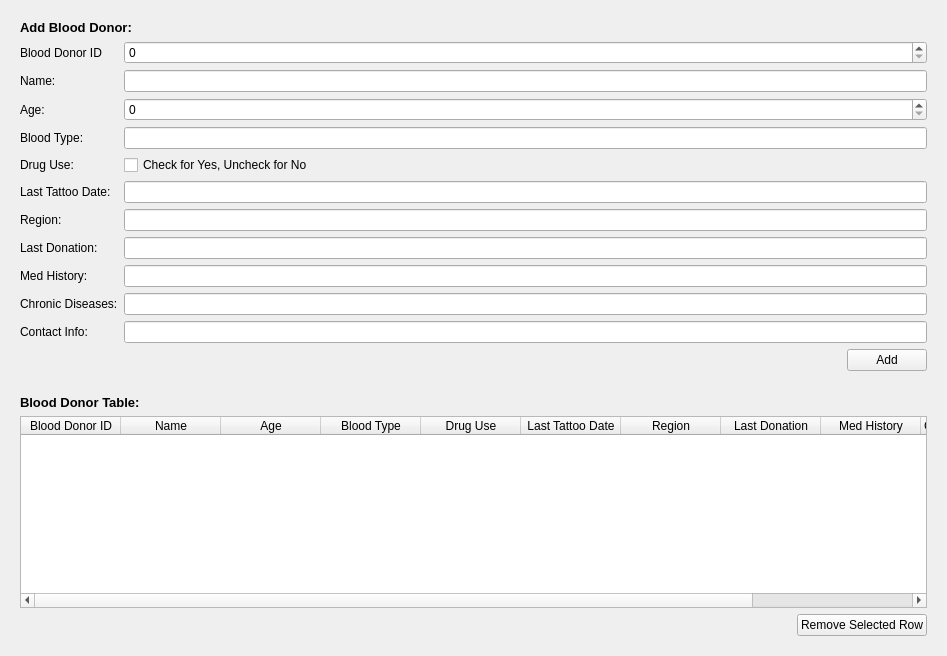
          <widget class="QWidget" name="blood_donor_tab">
           <attribute name="title">
            <string>Blood Donor</string>
           </attribute>
           <layout class="QGridLayout" name="gridLayout_38">
            <item row="0" column="0">
             <widget class="QWidget" name="add_blood_donor_widget" native="true">
              <layout class="QGridLayout" name="gridLayout_36">
               <item row="1" column="1">
                <widget class="QSpinBox" name="blood_donor_id_spin_box">
                 <property name="maximum">
                  <number>2147483647</number>
                 </property>
                </widget>
               </item>
               <item row="0" column="0" colspan="2">
                <widget class="QLabel" name="add_blood_donor_lbl">
                 <property name="font">
                  <font>
                   <pointsize>10</pointsize>
                   <weight>75</weight>
                   <bold>true</bold>
                  </font>
                 </property>
                 <property name="text">
                  <string>Add Blood Donor:</string>
                 </property>
                </widget>
               </item>
               <item row="12" column="1">
                <widget class="QWidget" name="widget_5" native="true">
                 <layout class="QGridLayout" name="gridLayout_37">
                  <property name="leftMargin">
                   <number>0</number>
                  </property>
                  <property name="topMargin">
                   <number>0</number>
                  </property>
                  <property name="rightMargin">
                   <number>0</number>
                  </property>
                  <property name="bottomMargin">
                   <number>0</number>
                  </property>
                  <item row="0" column="1">
                   <widget class="QPushButton" name="add_blood_donor_push_btn">
                    <property name="text">
                     <string>Add</string>
                    </property>
                   </widget>
                  </item>
                  <item row="0" column="0">
                   <spacer name="horizontalSpacer_10">
                    <property name="orientation">
                     <enum>Qt::Horizontal</enum>
                    </property>
                    <property name="sizeHint" stdset="0">
                     <size>
                      <width>40</width>
                      <height>20</height>
                     </size>
                    </property>
                   </spacer>
                  </item>
                 </layout>
                </widget>
               </item>
               <item row="7" column="1">
                <widget class="QLineEdit" name="blood_donor_region_line_edit"/>
               </item>
               <item row="9" column="1">
                <widget class="QLineEdit" name="blood_donor_med_history_line_edit"/>
               </item>
               <item row="6" column="1">
                <widget class="QLineEdit" name="blood_donor_last_tattoo_date_line_edit"/>
               </item>
               <item row="3" column="0">
                <widget class="QLabel" name="blood_donor_age_lbl">
                 <property name="text">
                  <string>Age:</string>
                 </property>
                </widget>
               </item>
               <item row="10" column="1">
                <widget class="QLineEdit" name="blood_donor_chronic_diseases_line_edit"/>
               </item>
               <item row="5" column="0">
                <widget class="QLabel" name="blood_donor_drug_use_lbl">
                 <property name="text">
                  <string>Drug Use:</string>
                 </property>
                </widget>
               </item>
               <item row="8" column="0">
                <widget class="QLabel" name="blood_donor_last_donation_lbl">
                 <property name="text">
                  <string>Last Donation:</string>
                 </property>
                </widget>
               </item>
               <item row="2" column="0">
                <widget class="QLabel" name="blood_donor_name_lbl">
                 <property name="text">
                  <string>Name:</string>
                 </property>
                </widget>
               </item>
               <item row="3" column="1">
                <widget class="QSpinBox" name="blood_donor_age_spin_box">
                 <property name="maximum">
                  <number>2147483647</number>
                 </property>
                </widget>
               </item>
               <item row="4" column="1">
                <widget class="QLineEdit" name="blood_donor_blood_type_line_edit"/>
               </item>
               <item row="1" column="0">
                <widget class="QLabel" name="blood_donor_id_lbl">
                 <property name="text">
                  <string>Blood Donor ID</string>
                 </property>
                </widget>
               </item>
               <item row="8" column="1">
                <widget class="QLineEdit" name="blood_donor_last_donation_line_edit"/>
               </item>
               <item row="7" column="0">
                <widget class="QLabel" name="blood_donor_region_lbl">
                 <property name="text">
                  <string>Region:</string>
                 </property>
                </widget>
               </item>
               <item row="4" column="0">
                <widget class="QLabel" name="blood_donor_blood_type_lbl">
                 <property name="text">
                  <string>Blood Type:</string>
                 </property>
                </widget>
               </item>
               <item row="2" column="1">
                <widget class="QLineEdit" name="blood_donor_name_line_edit"/>
               </item>
               <item row="10" column="0">
                <widget class="QLabel" name="blood_donor_chronic_diseases_lbl">
                 <property name="text">
                  <string>Chronic Diseases:</string>
                 </property>
                </widget>
               </item>
               <item row="6" column="0">
                <widget class="QLabel" name="blood_donor_last_tattoo_date_lbl">
                 <property name="text">
                  <string>Last Tattoo Date:</string>
                 </property>
                </widget>
               </item>
               <item row="5" column="1">
                <widget class="QCheckBox" name="blood_donor_drug_use_check_box">
                 <property name="text">
                  <string>Check for Yes, Uncheck for No</string>
                 </property>
                </widget>
               </item>
               <item row="9" column="0">
                <widget class="QLabel" name="blood_donor_med_history_lbl">
                 <property name="text">
                  <string>Med History:</string>
                 </property>
                </widget>
               </item>
               <item row="11" column="0">
                <widget class="QLabel" name="blood_donor_contact_info_lbl">
                 <property name="text">
                  <string>Contact Info:</string>
                 </property>
                </widget>
               </item>
               <item row="11" column="1">
                <widget class="QLineEdit" name="blood_donor_contact_info_line_edit"/>
               </item>
              </layout>
             </widget>
            </item>
            <item row="1" column="0">
             <widget class="QWidget" name="blood_donor_table_widget" native="true">
              <layout class="QGridLayout" name="gridLayout_35">
               <property name="leftMargin">
                <number>9</number>
               </property>
               <property name="topMargin">
                <number>9</number>
               </property>
               <property name="rightMargin">
                <number>9</number>
               </property>
               <property name="bottomMargin">
                <number>9</number>
               </property>
               <item row="2" column="0">
                <spacer name="horizontalSpacer_9">
                 <property name="orientation">
                  <enum>Qt::Horizontal</enum>
                 </property>
                 <property name="sizeHint" stdset="0">
                  <size>
                   <width>771</width>
                   <height>20</height>
                  </size>
                 </property>
                </spacer>
               </item>
               <item row="0" column="0">
                <widget class="QLabel" name="blood_donor_table_lbl">
                 <property name="font">
                  <font>
                   <pointsize>10</pointsize>
                   <weight>75</weight>
                   <bold>true</bold>
                  </font>
                 </property>
                 <property name="text">
                  <string>Blood Donor Table:</string>
                 </property>
                </widget>
               </item>
               <item row="2" column="1">
                <widget class="QPushButton" name="remove_blood_donor_push_btn">
                 <property name="text">
                  <string>Remove Selected Row</string>
                 </property>
                </widget>
               </item>
               <item row="1" column="0" colspan="2">
                <widget class="QTableWidget" name="blood_donor_table">
                 <property name="editTriggers">
                  <set>QAbstractItemView::NoEditTriggers</set>
                 </property>
                 <property name="selectionMode">
                  <enum>QAbstractItemView::SingleSelection</enum>
                 </property>
                 <property name="selectionBehavior">
                  <enum>QAbstractItemView::SelectRows</enum>
                 </property>
                 <column>
                  <property name="text">
                   <string>Blood Donor ID</string>
                  </property>
                 </column>
                 <column>
                  <property name="text">
                   <string>Name</string>
                  </property>
                 </column>
                 <column>
                  <property name="text">
                   <string>Age</string>
                  </property>
                 </column>
                 <column>
                  <property name="text">
                   <string>Blood Type</string>
                  </property>
                 </column>
                 <column>
                  <property name="text">
                   <string>Drug Use</string>
                  </property>
                 </column>
                 <column>
                  <property name="text">
                   <string>Last Tattoo Date</string>
                  </property>
                 </column>
                 <column>
                  <property name="text">
                   <string>Region</string>
                  </property>
                 </column>
                 <column>
                  <property name="text">
                   <string>Last Donation</string>
                  </property>
                 </column>
                 <column>
                  <property name="text">
                   <string>Med History</string>
                  </property>
                 </column>
                 <column>
                  <property name="text">
                   <string>Chronic Diseases</string>
                  </property>
                 </column>
                 <column>
                  <property name="text">
                   <string>Contact Info</string>
                  </property>
                 </column>
                </widget>
               </item>
              </layout>
             </widget>
            </item>
           </layout>
          </widget>
